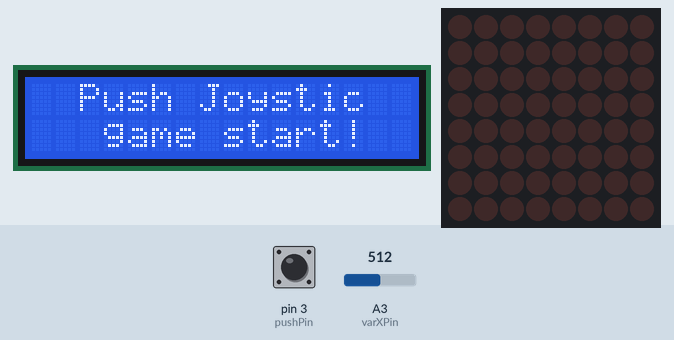
Bench run of a sketch on a simulated Arduino Uno, built with avr-gcc and run on an emulated ATmega328P. On the bench: 16×2 character LCD, 8×8 LED matrix. Inputs (shaded band) come from the test bench; at power-on: pin 3 (pushPin) HIGH, A3 (varXPin) = 512. Random numbers use the default seed unless the sketch sets one; what the sketch prints to the serial monitor is not drawn.

Above: at 1.2 s.
1.3 s: pin 3 (pushPin) pulled LOW for 0.15 s
At 1.43 s:
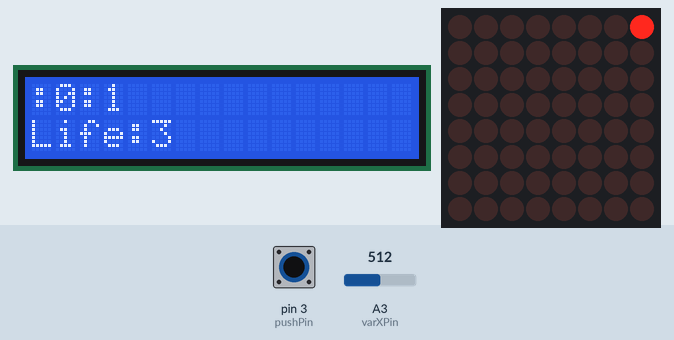
2.0 s: A3 (varXPin) set to 795
3.8 s: A3 (varXPin) set to 819
At 3.94 s:
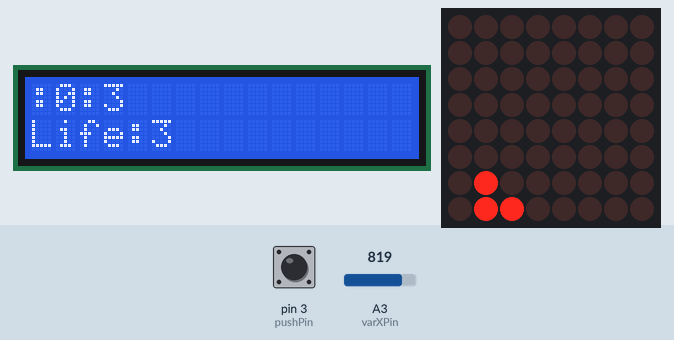
5.6 s: A3 (varXPin) set to 226
7.5 s: A3 (varXPin) set to 200
At 9.1 s:
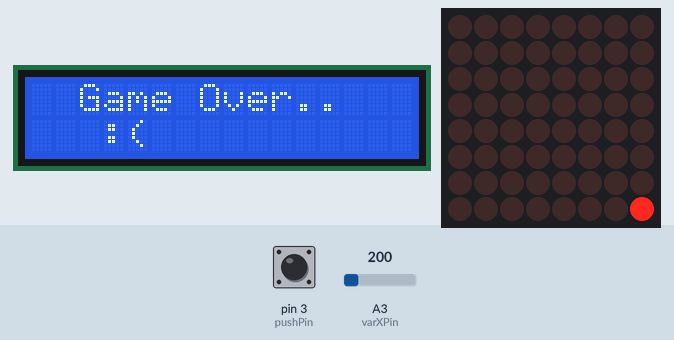
9.4 s: pin 3 (pushPin) pulled LOW for 3.2 s
At 12.5 s:
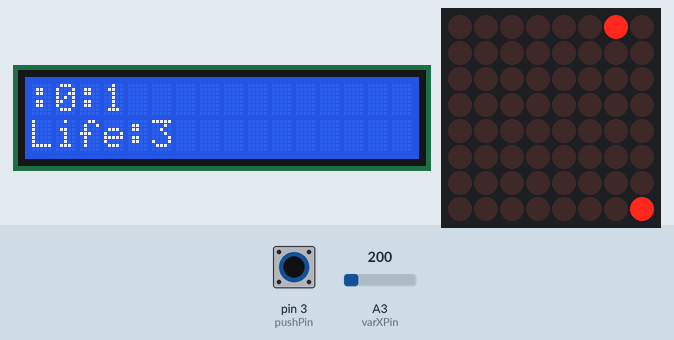

The sketch:

Falling_Block_Game_final.ino
```cpp
#include <MsTimer2.h>
#include <LedControl.h>
#include <Wire.h>
#include <LiquidCrystal_I2C.h>

//아두이노 우노 전원만 연결할때는, gnd는 공유 해야 한다.

//--전역변수 부분--

//매트릭스 연결
const int DIN = 12;
const int CS = 11;
const int CLK = 10;
LedControl lc = LedControl(DIN, CLK, CS, 1);

LiquidCrystal_I2C lcd(0x27, 16, 2);

//조이스틱
const int varXPin = A3;
const int pushPin = 3;
int ReadLx = 0;

//내 초기 위치(마지막 행의 열 위치)
int startY = 3;

//시작상태인지 체크
bool isStart = false;

//life 초깃값
int life = 3;

//게임 시간 측정
int gameTime_s = 0;

//시간 측정 변수
unsigned long cur_time;
unsigned long old_time = millis()/1000;

void setup() {
  Serial.begin(9600); //시리얼 통신 세팅

  lc.shutdown(0,false); //lc 초기화
  lc.setIntensity(0,8);
  lc.clearDisplay(0);

  lcd.init();  // lcd 초기화
  lcd.backlight();  // lcd 백라이트

  // 조이스틱 선언부분
  pinMode(varXPin, INPUT);
  pinMode(pushPin, INPUT_PULLUP);

  //타이머 설정
  MsTimer2::set(100, move); //1초 주기로 move() 실행
  MsTimer2::start ();

}

void loop() {

 //게임 스타트 부분
  int push = digitalRead(pushPin);
  cur_time = millis()%60;


  if (push == 0){ // 3초 누르면 게임시작
    if(fabs(cur_time - old_time)>=3 && (isStart ==false)){
      isStart=true;
      Serial.println("게임 시작");
      }
    }


  //게임 시작 부분
  if(isStart == true) {

    lightInit();
    gameTime();
    ledDown();

    //죽었을 경우
    if(life == 0){
      isStart = false;
      life = 3;
      gameTime_s = 0;
      lcd.setCursor(0,0);
      lcd.print("  Game Over..  ");
      lcd.setCursor(0,1);
      lcd.print("   :(   ");
      delay(5000); //5초 딜레이 후 밑의 else 코드 진행 (* 표시한 부분)
    }
  }
  else {
      lcd.setCursor(0,0);
      lcd.print("  Push Joystic  ");
      lcd.setCursor(0,1);
      lcd.print("   game start!  ");
    }
}


void lightInit(){ //lcd 백라이트 초기화 함수
  lcd.init();  // I2C LCD를 초기화 합니다..
  lcd.backlight();  // I2C LCD의 백라이트를 켜줍니다.
  }


void gameTime() { //게임 플레이시간 측정 + lcd에 뿌리는 함수
  cur_time = millis();
  if (fabs(old_time-cur_time)>=1000){
    gameTime_s += 1;
  }
  int gameTime_m = 0;
  Serial.println (gameTime_s);

  if (gameTime_s >= 60 ) {
    gameTime_s = 0;
    gameTime_m += 1;
  }


  lcd.setCursor(0,0);
  lcd.print(":");
  lcd.print(gameTime_m);
  lcd.print(":");
  lcd.print(gameTime_s);
  lcd.setCursor(0,1);
  lcd.print("Life:");
  lcd.print(life);
}

void ledDown() {

  int col = random(8); //0부터 7까지의 값 중 하나를 랜덤하게 열 값으로 받는다.
                      // --> 4개를 받아야하는데 중복값 처리가 생각이 안나서 일단 하나만.. 배열로 해야하나..?
  int row = 0;
  for(row = 0; row<8; row++){
    if(row == 0) {
      lc.setLed(0,row,col,true); //첫번째 행 켜기
    }
    else if(row == 1){
      lc.setLed(0,row,col,true); //첫번째 행 켜기
    }
    else if (row == 6){ //마지막줄에서 못피했는지 체크
      lc.setLed(0,row-2,col,false); //첫번째 행부터 끄기
      lc.setLed(0,row,col,true); //입력받은 열만 킴

      if(col == startY) //6번째 행의 col위치와 7번째 행의 내 위치가 같으면 => 마주쳤으면
      {
        life -= 1;
        lc.setLed(0,row-1,col,false); //5행 끄기
        lc.setLed(0,row,col,false); //6행 끄기
        Serial.print("life : ");
        Serial.println(life);

        if(life ==0 ){
          row = 10; //row 증가시켜서 for문 끝내기
        }
      }
    }
    else {
      lc.setLed(0,row-2,col,false); //첫번째 행부터 끄기
      lc.setLed(0,row,col,true); //입력받은 열만 킴
    }

    // 내려가는 시간에 적당한 delay주기
    delay(100);
  }

  if(row == 8){ //마주치지 않고 끝까지 내려왔다면
    lc.setLed(0,6,col,false);//첫번째 행부터 끄기
    //delay(500);
    // ****** 이 부분에서 뒤의 7행의 도트와 부딪히는 경우 고려
    if(col == startY) //7번째 행의 col위치와 7번째 행의 내 위치가 같으면 => 마주쳤으면
    {
      life -= 1;
    }
    // ********
    lc.setLed(0,7,col,false);
  }

}


void move() {
    //움직이는 기능 -> timer를 통해 1초에 한번씩 움직임을 확인하고 그 시간동안은 ledDown이 잠시 멈추도록 구현??
    ReadLx = analogRead(varXPin); //x축으로 이동한 값 읽기
    //Serial.println(ReadLx);
    int mapLx = map(ReadLx, 0, 1023, -512, 512); //범위조정

    //오른쪽으로 한 칸 이동
    if(mapLx < -300) //이동한 정도가 너무 예민하지 않도록 조절하기
    {
      if(startY < 7){ //양쪽 모서리가 아닌지 확인
        lc.setLed(0,7,startY,false); //첫번째 행부터 끄기
        startY += 1;
        lc.setLed(0,7,startY,true); //입력받은 열만 킴
      }
    }

    //왼쪽으로 한 칸 이동
    if(mapLx > 300)
    {
      if(startY > 0){ //양쪽 모서리가 아닌지 확인
        lc.setLed(0,7,startY,false); //첫번째 행부터 끄기
        startY -= 1;
        lc.setLed(0,7,startY,true); //입력받은 열만 킴
      }
    }
}
```

Measured:
- the behaviour switches between 812 and 813 on A3 (varXPin) (found by bisection; images 1 and 2)
- the behaviour switches between 212 and 211 on A3 (varXPin) (found by bisection; images 2 and 3)
- after the input at 1.3 s, the display: changes after 0.08 s (image 1)
- after the input at 7.5 s, the display: first changes after 0.07 s (image 3 shows a later state)
